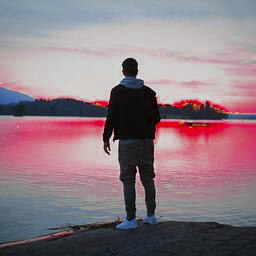
#> input picture test/Test.ppm, 256 x 256 px
$ python visualization.py
#> lines starting #> are read from the running program, lines starting #| are printed output that depends on the picture
import numpy as np
import matplotlib.pyplot as plt
import cv2
import os

def ppm_to_hue_histogram(ppm_path):
    # read image and convert to hsv
#> called with ppm_path = 'test/Test.ppm'
    image = cv2.imread(ppm_path)
#> image is the input picture: shape (256, 256, 3); mean B, G, R 130.7, 122.1, 142.4
    if image is None:
        raise ValueError("Error loading image. Check file path and format.")
    hsv_image = cv2.cvtColor(image, cv2.COLOR_BGR2HSV)
#> hsv_image: shape (256, 256, 3); mean H, S, V 107.3, 56.8, 150.2

    # create hist
    hue_channel = hsv_image[:, :, 0]
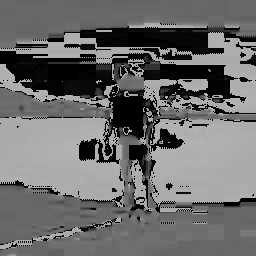
#> hue_channel: shape (256, 256); min 0, max 179, mean 107.3
    hist, bins = np.histogram(hue_channel, bins=180, range=(0, 180))
#> hist = 180 values, max 6037 at index 0, min 0 at index 19, mean 364.1; bins = 181 values from 0 to 180

    # draw hist
    plt.figure(figsize=(10, 5))
    plt.bar(range(180), hist, color='orange', edgecolor='black')
    plt.xlabel('Hue Value')
    plt.ylabel('Frequency')
    plt.title('Hue Histogram')
    plt.show()
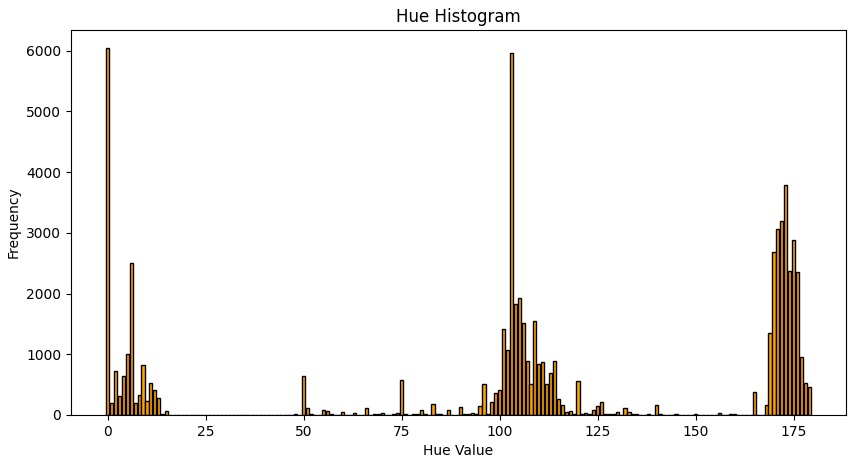
#> figure drawn by matplotlib, 1 panel; tallest bar 6037 high, from x = -0.4 to 0.4

    return hist


def wheel(hist):
    # passer des bins aux angles
    num_bins = len(hist)
    theta = np.linspace(0, 2 * np.pi, num_bins, endpoint=False)

    radii = hist / np.max(hist)  # hist normalisé

    # créer le plot
    fig, ax = plt.subplots(subplot_kw={'projection': 'polar'})
    ax.set_xticks([])
    ax.set_yticks([])
    ax.set_yticklabels([])
    ax.set_xticklabels([])
    ax.set_frame_on(False)

    # cercle bg
    res = 1000
    theta_bg = np.linspace(0, 2 * np.pi, res)
    r_bg = np.ones(res)
    colors_bg = [plt.cm.hsv(i / res) for i in range(res)]
    ax.scatter(theta_bg, r_bg, c=colors_bg, s=2, alpha=1)

    # pics de couleurs
    for angle, radius, hue in zip(theta, radii, range(num_bins)):
        color = plt.cm.hsv(hue / num_bins)
        ax.plot([angle, angle], [1, 1 - radius], color=color, linewidth=2)

    plt.show()


if __name__ == "__main__":
    dir_path = os.path.dirname(os.path.realpath(__file__))
    hist = ppm_to_hue_histogram(dir_path+"/Test.ppm")
    wheel(hist)
#> in wheel, `num_bins = len(hist)`: num_bins = 180
#> in wheel, `radii = hist / np.max(hist)`: radii = 180 values, max 1 at index 0, min 0 at index 19, mean 0.0603
#> the loop in wheel, `for angle, radius, hue in zip(theta, radii, range(num_bins)):` made 180 passes
#> (angle, radius, color) on passes 1 to 3: (0, 1, (1, 0, 0, 1)), (0.0349, 0.0333, (1, 0.0232, 0, 1)), (0.0698, 0.12, (1, 0.0463, 0, 1))
#> in wheel, `plt.show()`:
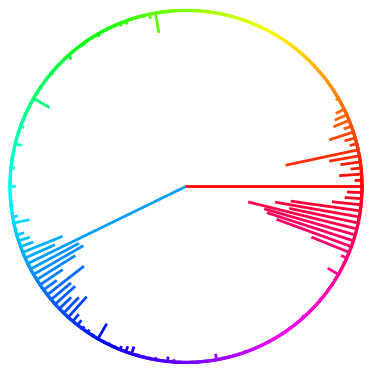
#> figure drawn by matplotlib, 1 panel
